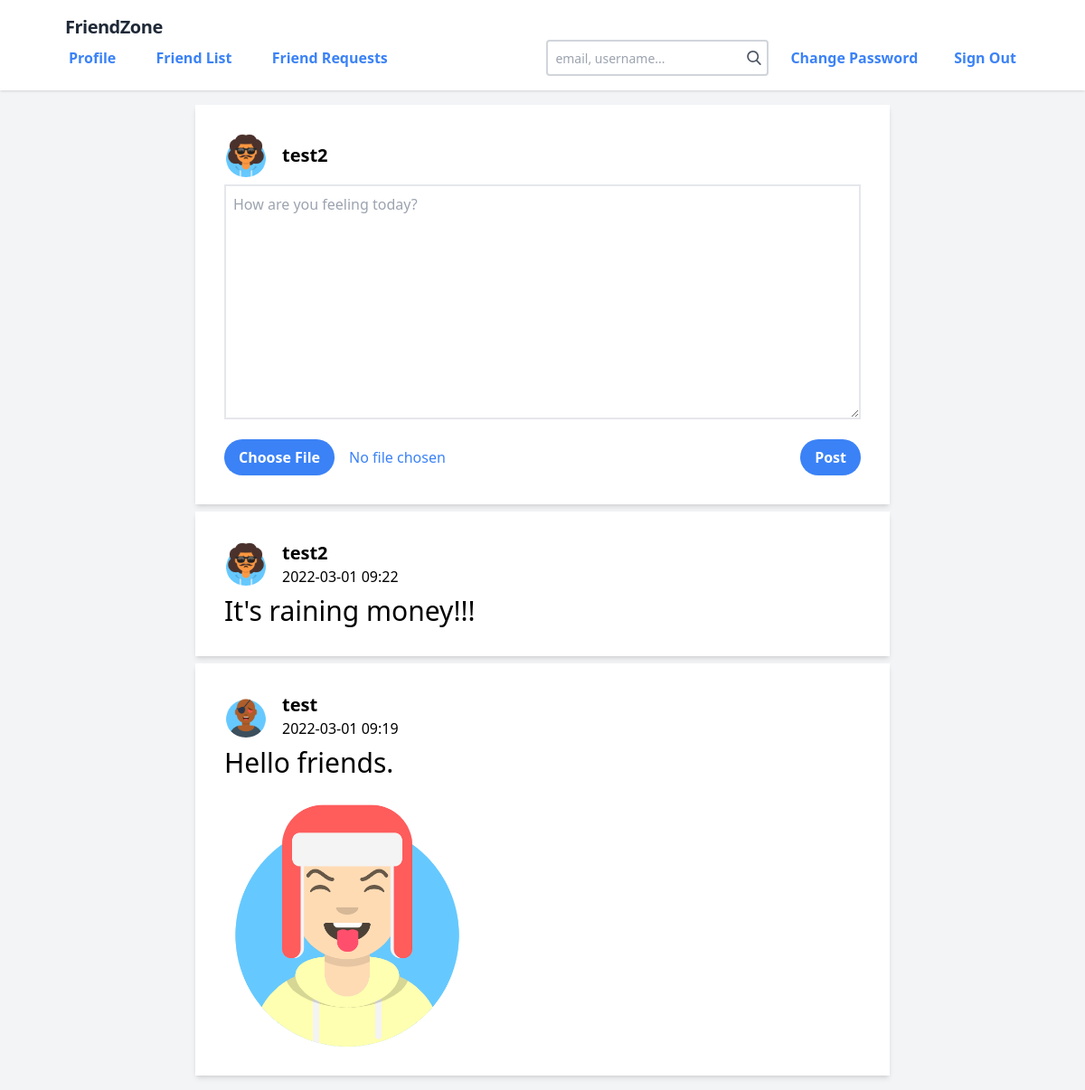
Screenshot of / (signed in) with the database file from the repository.
### social_media/models.py (models this page shows, shortened)
class AppUser(AbstractUser):
    email = models.EmailField(
        max_length=256, null=False, blank=False, unique=True)
    profile_image = models.ImageField(max_length=256, null=True, blank=True,
                                      upload_to=get_profile_image_path, storage=OverwriteFileStorage(),
                                      default=DEFAULT_PROFILE_IMAGE_PATH)
    USERNAME_FIELD = 'email'
    REQUIRED_FIELDS = ['username']
    objects = AppUserManager()

class Post(models.Model):
    image = models.ImageField(
        max_length=256, blank=True, null=True, upload_to=get_post_image_path)
    text = models.CharField(max_length=500, blank=True, null=True)
    date_created = models.DateTimeField(auto_now_add=True)
    owner = models.ForeignKey(AppUser, on_delete=models.CASCADE)

### social_media/views.py (the view)
# urls.py: path('', index, name='index'),
@login_required(login_url='/login/')
def index(request):
    app_user = request.user
    relationships = UserRelationship.objects.filter(
        Q(user1=app_user) | Q(user2=app_user), relation_type='friends')
    post_users = [app_user]
    for relationship in relationships:
        if relationship.user1.pk == app_user.pk:
            post_users.append(relationship.user2)
        else:
            post_users.append(relationship.user1)
    posts = Post.objects.filter(owner__in=post_users).order_by('-date_created')
    post_list = []
    for post in posts:
        post_list.append({
            'owner_username': post.owner.username,
            'owner_profile_image_path': post.owner.profile_image.url,
            'post_text': post.text,
            'post_image_path': None if post.image == '' else post.image.url,
            'post_date_created': post.date_created
        })
    return render(request, 'social_media/index.html', {'posts': post_list})

### social_media/templates/social_media/index.html (shortened to what this page needs)
{% extends 'social_media/base.html' %}
{% block content %}
<div class="border-solid shadow-md p-8 bg-white">
    <div class="flex items-center mb-2">
        <img class="avatar" src="{{ user.profile_image.url }}" alt="profile image">
        <p class="text-xl font-semibold">{{ user.username }}</p>
    </div>
    <textarea class="border-2 w-full focus:outline-none p-2" name="text" id="id_text" cols="30" rows="10" maxlength="500" placeholder="How are you feeling today?"></textarea>
    <div id="post-errors-div" class="form-error-text py-2"></div>
    <div id="image-div" class="sm:flex justify-between">
        <input type="file" name="image" accept="image/*" id="id_image" class="
        text-blue-500
        file:mr-4 file:py-2 file:px-4
        file:rounded-full file:border-0
        file:text-md file:font-semibold
        file:bg-blue-500 file:text-white
        hover:file:bg-blue-700
        "/>
        <button id="post-button" class="button" onclick="create_post()">Post</button>
    </div>
</div>
<div id="posts">
{% for post in posts %}
    <div class="border-solid shadow-md p-8 bg-white my-2">
        <div class="flex mb-2 items-center">
            <img class="avatar" src="{{ post.owner_profile_image_path }}">
            <div>
                <a href="{% url 'profile' username=post.owner_username %}" class="text-xl font-semibold">{{ post.owner_username }}</a>
                <p>{{ post.post_date_created|date:'Y-m-d H:i' }}</p>
            </div>
        </div>
        {% if post.post_text %}
            <p class="text-lg sm:text-3xl">{{ post.post_text }}</p>
        {% endif %}
        {% if post.post_image_path %}
            <img class="object-cover h-72 mt-2" src="{{ post.post_image_path }}">
        {% endif %}
    </div>
{% endfor %}
</div>
{% endblock %}

### social_media/templates/social_media/base.html (shortened to what this page needs)
<!DOCTYPE html>
{% load static %}
<html lang="en">
<head>
    <script src="https://cdn.tailwindcss.com"></script>
</head>
<body class="bg-gray-100">
    <nav
        class="sticky z-50 top-0 flex items-center justify-between flex-wrap bg-white pt-4 lg:pb-4 lg:px-12 shadow border-solid">
        <div class="flex justify-between lg:w-auto w-full lg:border-b-0 pl-6 pr-2 border-solid border-b-2 border-gray-300 pb-5 lg:pb-0">
            <div class="flex items-center flex-shrink-0 text-gray-800 mr-16">
                <a href="/" class="font-semibold text-xl tracking-tight">FriendZone</a>
            </div>
        </div>
        <div id="menu" class="menu w-full lg:block flex-grow lg:flex lg:items-center lg:w-auto lg:px-3 px-8 pb-3 lg:pb-0 lg:block hidden">
            {% if request.user.is_authenticated %}
            <div class="text-md font-bold text-blue-500 lg:flex-grow">
                <a href="{% url 'profile' username=user.username %}"
                   class="block mt-4 lg:inline-block lg:mt-0 hover:text-white px-4 py-2 rounded hover:bg-blue-700 mr-2">
                    Profile
                </a>
                <a href="{% url 'friend_list' username=user.username %}"
                   class=" block mt-4 lg:inline-block lg:mt-0 hover:text-white px-4 py-2 rounded hover:bg-blue-700 mr-2">
                    Friend List
                </a>
                <a href="{% url 'friend_requests' %}"
                   class="block mt-4 lg:inline-block lg:mt-0 hover:text-white px-4 py-2 rounded hover:bg-blue-700 mr-2">
                    Friend Requests
                </a>
            </div>
            <div class="relative mx-auto text-gray-600 lg:block hidden">
                <input
                    class="border-2 border-gray-300 bg-white h-10 pl-2 pr-8 rounded text-sm focus:outline-none"
                    type="search" id="search-input" placeholder="email, username...">
                <button type="submit" onclick="runSearchQuery()" class="absolute right-0 top-0 mt-3 mr-2">
                </button>
            </div>
            <div class="lg:flex items-center">
                <a href="{% url 'password_change' %}"
                   class=" block text-md px-4  lg:ml-2 py-2 rounded text-blue-500 font-bold hover:text-white mt-4 hover:bg-blue-700 lg:mt-0">Change Password</a>
                <a href="{% url 'logout' %}"
                   class=" block text-md px-4  lg:ml-2 py-2 rounded text-blue-500 font-bold hover:text-white mt-4 hover:bg-blue-700 lg:mt-0">Sign Out</a>
            </div>
            {% endif %}
        </div>
    </nav>
    <main class="max-w-3xl my-4 m-auto">
    {% block content %}
    {% endblock content %}
    </main>
</body>
</html>

### social_media/templates/social_media/base.html (style rules this page uses)
.form-error-text { @apply text-red-500 text-xs italic; }
.avatar { @apply mr-4 rounded-full w-12 h-12 object-cover; }
.button { @apply mt-2 sm:mt-0 py-2 px-4 rounded-full border-0 font-semibold bg-blue-500 text-white hover:bg-blue-700; }

### rows the page displays
AppUser: profile_image (picture), username "test2", owner_username "test2"
Post: post_date_created "2022-03-01 09:22", post_text "It's raining money!!!"
AppUser: owner_username "test"
Post: post_date_created "2022-03-01 09:19", post_text "Hello friends."
